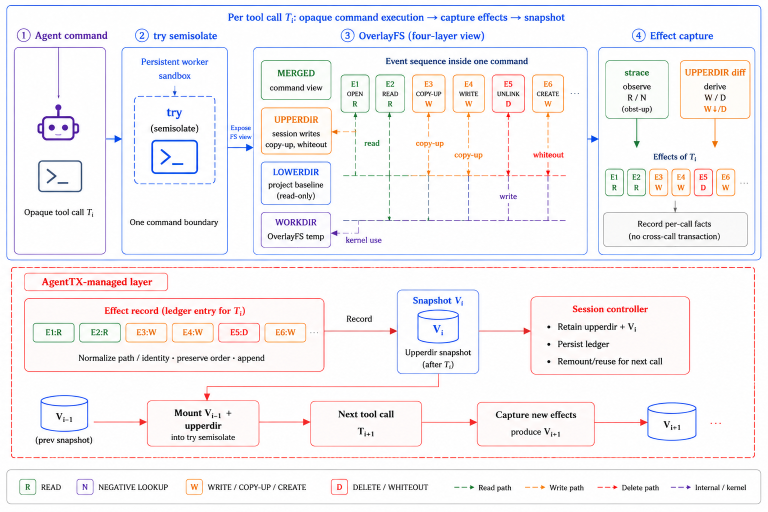
#> input picture motivation/FIG-Per-Call-Continuous-Speculation-Source.png, 1535 x 1024 px (shown at 1/2 size)
$ python recolor_paper_schematic.py
#> lines starting #> are read from the running program, lines starting #| are printed output that depends on the picture; after the words box and inside, x2 and y2 are one past the last pixel; in counts of white or black regions, pixels touching at a corner belong together
#!/usr/bin/env python3
"""Apply the paper palette to the cited per-call schematic bitmap."""

from __future__ import annotations

import shutil
from pathlib import Path

import numpy as np
from PIL import Image

from motivation.plot_paper_evaluation import COLORS


ROOT = Path(__file__).resolve().parents[1]
OUTPUT = ROOT / "paper" / "img" / "FIG-Per-Call-Continuous-Speculation.png"
SOURCE = ROOT / "motivation" / "FIG-Per-Call-Continuous-Speculation-Source.png"


def main() -> None:
    if not SOURCE.exists():
        shutil.copyfile(OUTPUT, SOURCE)
    image = Image.open(SOURCE).convert("RGB")
#> image is the input picture: PIL image 1535x1024 RGB; mean R, G, B 244.7, 242.2, 244.5
    rgb = np.asarray(image, dtype=np.float32)
    high = rgb.max(axis=2)
    low = rgb.min(axis=2)
    chroma = high - low
    saturation = chroma / np.maximum(high, 1)
    hue = np.zeros_like(high)
    nonzero = chroma > 0
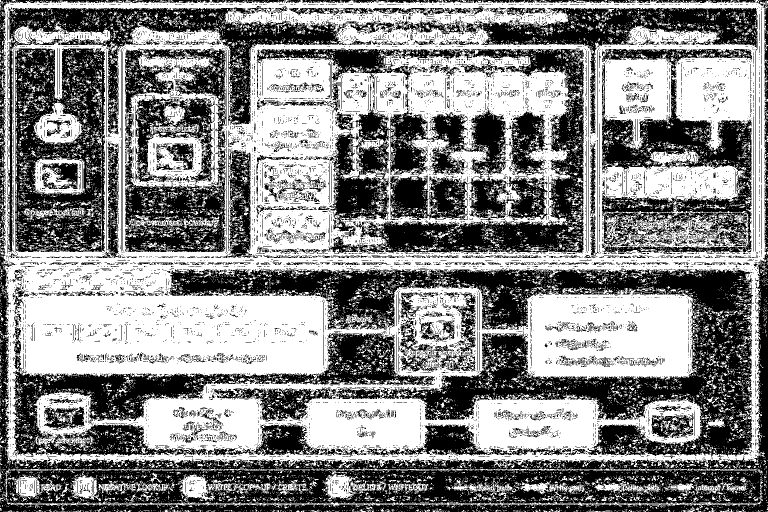
#> nonzero: shape (1024, 1535) bool (shown at 1/2 size); 52.7% white; 10692 black regions (10064 under 20 px), largest, box (x1, y1, x2, y2) and area: (339, 538, 1506, 915) 128105, (0, 410, 1535, 1024) 125592, (24, 667, 870, 913) 47636
    red = nonzero & (rgb[:, :, 0] == high)
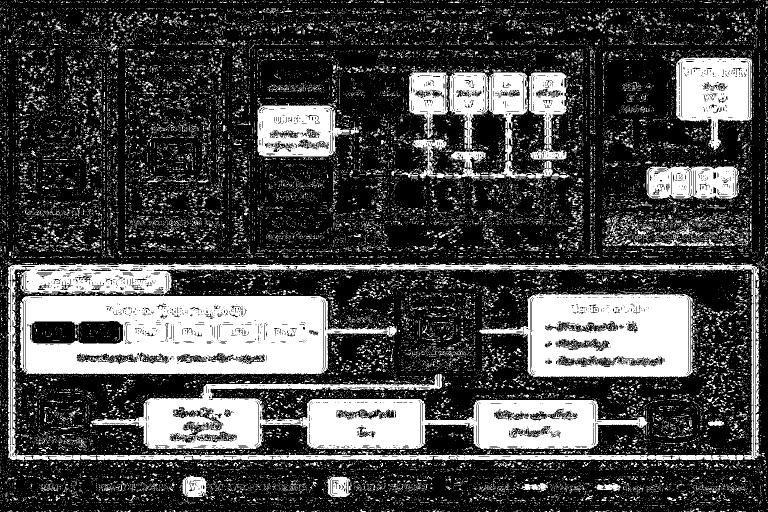
#> red: shape (1024, 1535) bool (shown at 1/2 size); 28.5% white; 29309 white regions (28242 under 20 px), largest, box (x1, y1, x2, y2) and area: (40, 586, 794, 750) 82812, (182, 748, 1295, 902) 71771, (958, 586, 1394, 756) 48729
    green = nonzero & ~red & (rgb[:, :, 1] == high)
#> green: shape (1024, 1535) bool; 8.2% white; 30630 white regions (30342 under 20 px), largest, box (x1, y1, x2, y2) and area: (1204, 115, 1343, 298) 14224, (515, 115, 668, 211) 10578, (674, 145, 819, 257) 9549
    blue = nonzero & ~red & ~green
#> blue: shape (1024, 1535) bool; 16% white; 15234 white regions (14733 under 20 px), largest, box (x1, y1, x2, y2) and area: (0, 1, 1535, 531) 121813, (788, 572, 965, 754) 13409, (452, 18, 1136, 59) 10915
    hue[red] = ((rgb[:, :, 1][red] - rgb[:, :, 2][red]) / chroma[red]) % 6
    hue[green] = (rgb[:, :, 2][green] - rgb[:, :, 0][green]) / chroma[green] + 2
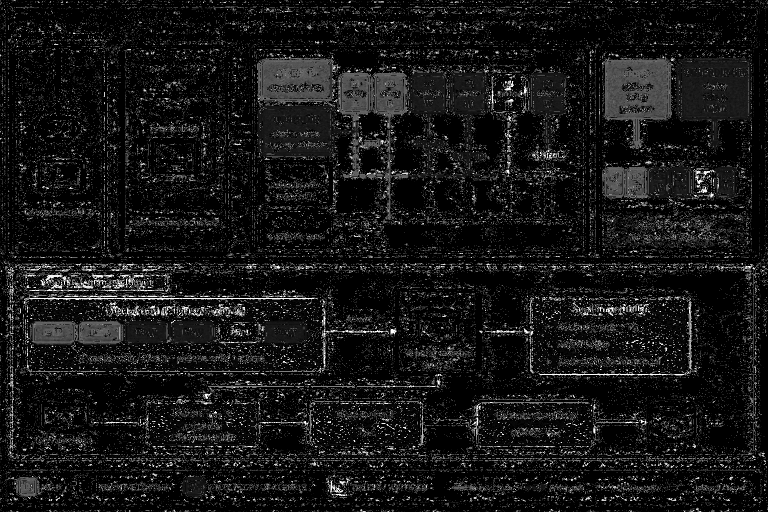
#> hue: shape (1024, 1535) float32 (shown at 1/2 size); min 0, max 6, mean 0.519; drawn with min black and max white
    hue[blue] = (rgb[:, :, 0][blue] - rgb[:, :, 1][blue]) / chroma[blue] + 4
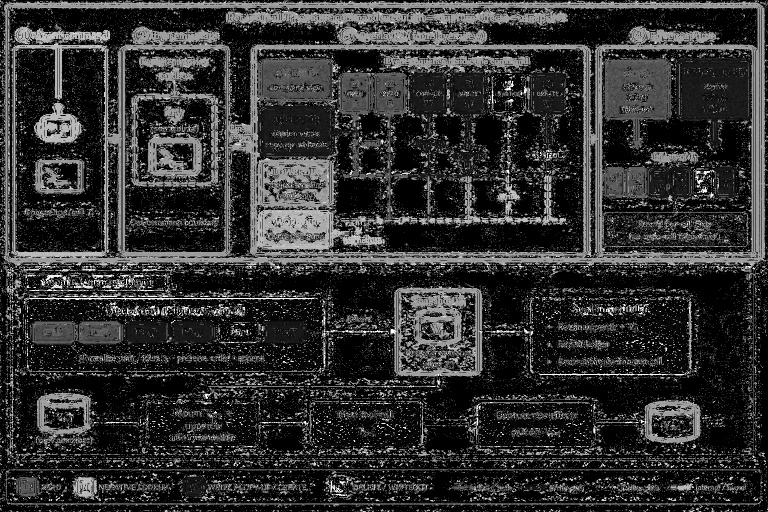
#> hue: shape (1024, 1535) float32 (shown at 1/2 size); 15.98% of pixels changed, all inside (x1, y1, x2, y2) = (0, 0, 1535, 1024); drawn with min black and max white
    hue *= 60

    mappings = (
        (((hue < 12) | (hue >= 330)), COLORS["ideal"]),
        (((hue >= 12) & (hue < 50)), COLORS["temporal"]),
        (((hue >= 50) & (hue < 190)), COLORS["whole"]),
        (((hue >= 190) & (hue < 255)), COLORS["checkpoint"]),
        (((hue >= 255) & (hue < 330)), COLORS["agenttx"]),
    )
    output = rgb.copy()
    colored = (saturation > 0.25) & (chroma > 15)
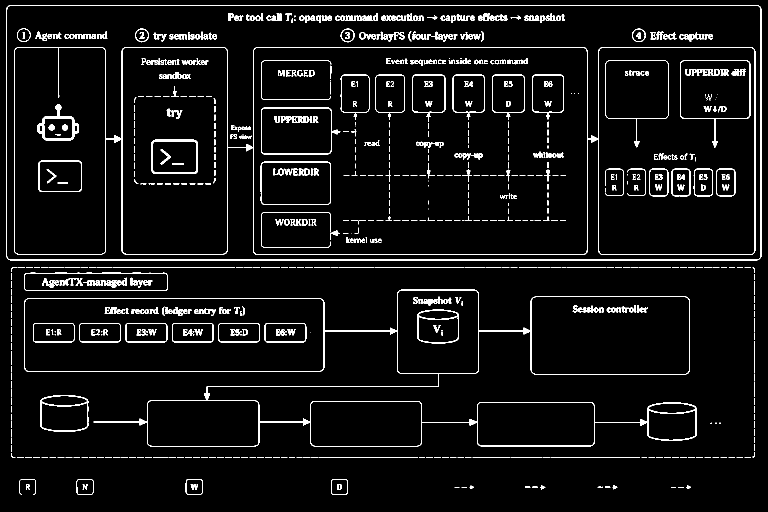
#> colored: shape (1024, 1535) bool (shown at 1/2 size); 5.2% white in thin lines or dots
    for region, hex_color in mappings:
        mask = colored & region
        target = np.array([int(hex_color[i:i + 2], 16) for i in (1, 3, 5)])
        weight = saturation[mask, None]
        output[mask] = 255 * (1 - weight) + target * weight
#> this loop made 5 passes
#> (hex_color, target) on passes 1 to 5: ('#b42318', [180, 35, 24]), ('#d97706', [217, 119, 6]), ('#16837a', [22, 131, 122]), ('#1b4f72', [27, 79, 114]), ('#694391', [105, 67, 145])
#> pass 1, in main, `mask = colored & region`:
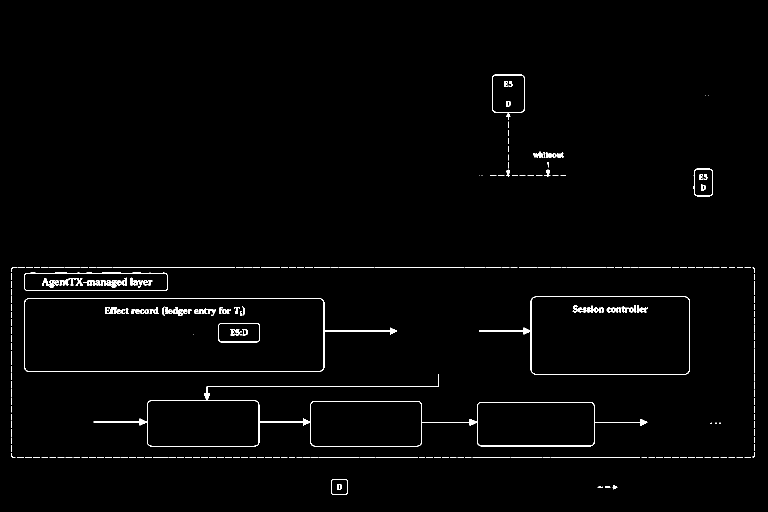
#> mask: shape (1024, 1535) bool (shown at 1/2 size); 1.5% white in thin lines or dots, all inside (x1, y1, x2, y2) = (22, 149, 1510, 990)
#> after the loop:
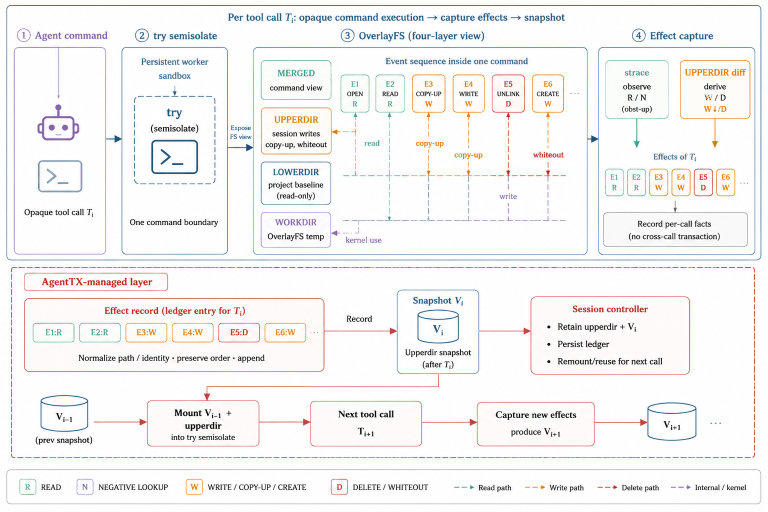
#> output: shape (1024, 1535, 3) float32 (shown at 1/2 size); mean R, G, B 246.5, 245.4, 245.5
    Image.fromarray(np.uint8(np.rint(output))).save(OUTPUT, optimize=True)


if __name__ == "__main__":
    main()

$ run again, with paper/img/FIG-AgentTX-Overview.png copied over motivation/FIG-Per-Call-Continuous-Speculation-Source.png
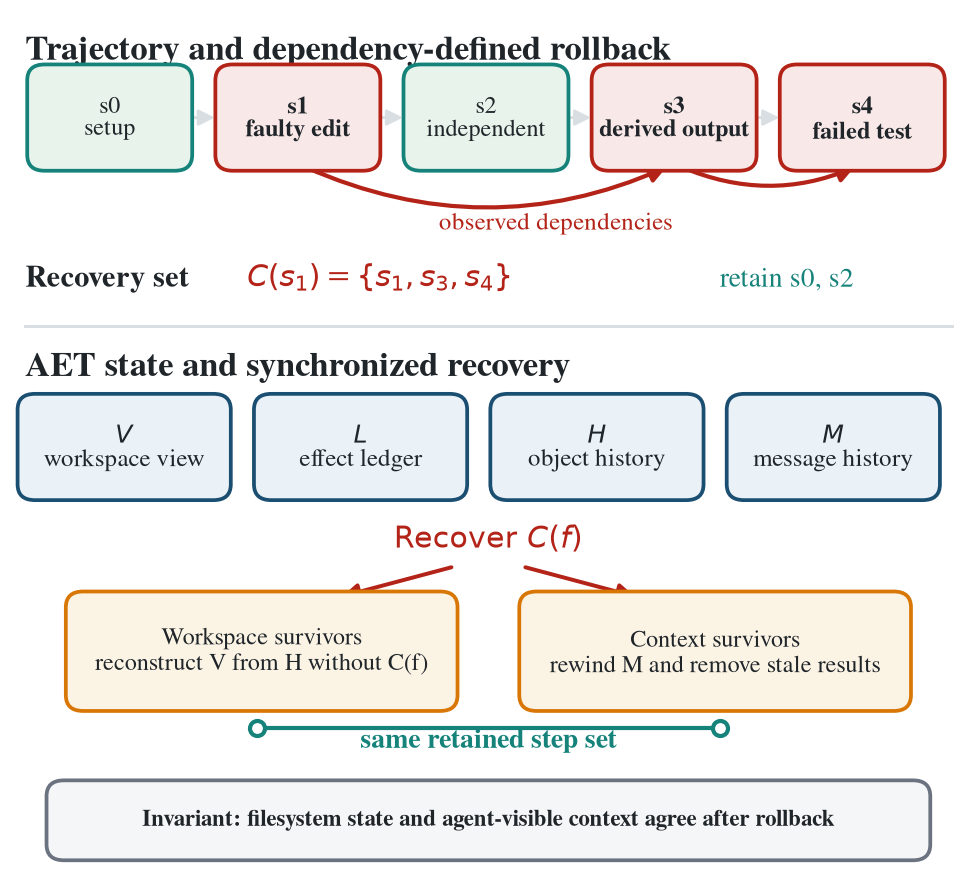
#> input picture paper/img/FIG-AgentTX-Overview.png, 976 x 890 px
#> in main, `nonzero = chroma > 0`:
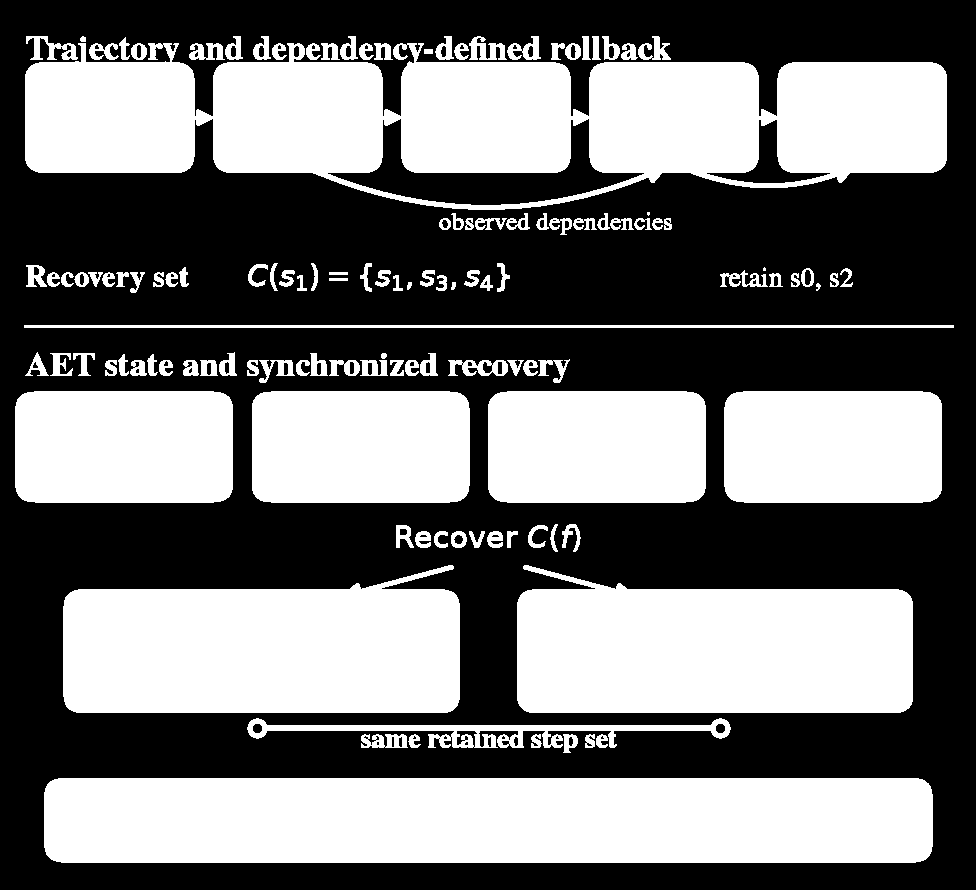
#> nonzero: shape (890, 976) bool; 45.5% white; 127 white regions (2 under 20 px), largest, box (x1, y1, x2, y2) and area: (25, 43, 947, 210) 97444, (44, 778, 933, 863) 75289, (63, 565, 460, 713) 49459
#> red: shape (890, 976) bool; 18.1% white; 44 white regions (1 under 20 px), largest, box (x1, y1, x2, y2) and area: (213, 62, 947, 210) 56320, (517, 565, 913, 713) 47791, (63, 565, 460, 713) 47704
#> green: shape (890, 976) bool; 5.2% white; 779 white regions (759 under 20 px), largest, box (x1, y1, x2, y2) and area: (25, 62, 196, 173) 18367, (401, 62, 573, 173) 18116, (247, 718, 731, 748) 4418
#> blue: shape (890, 976) bool; 22.3% white; 401 white regions (218 under 20 px), largest, box (x1, y1, x2, y2) and area: (44, 778, 933, 863) 75287, (724, 391, 942, 502) 23948, (252, 391, 470, 502) 23947
#> colored: shape (890, 976) bool; 4.6% white; 91 white regions (8 under 20 px), largest, box (x1, y1, x2, y2) and area: (213, 62, 947, 210) 8923, (64, 565, 460, 713) 4858, (517, 565, 913, 713) 4773
#> the loop in main, `for region, hex_color in mappings:` made 5 passes
#> (hex_color, target) on passes 1 to 5: ('#b42318', [180, 35, 24]), ('#d97706', [217, 119, 6]), ('#16837a', [22, 131, 122]), ('#1b4f72', [27, 79, 114]), ('#694391', [105, 67, 145])
#> after the loop in main, `for region, hex_color in mappings:`:
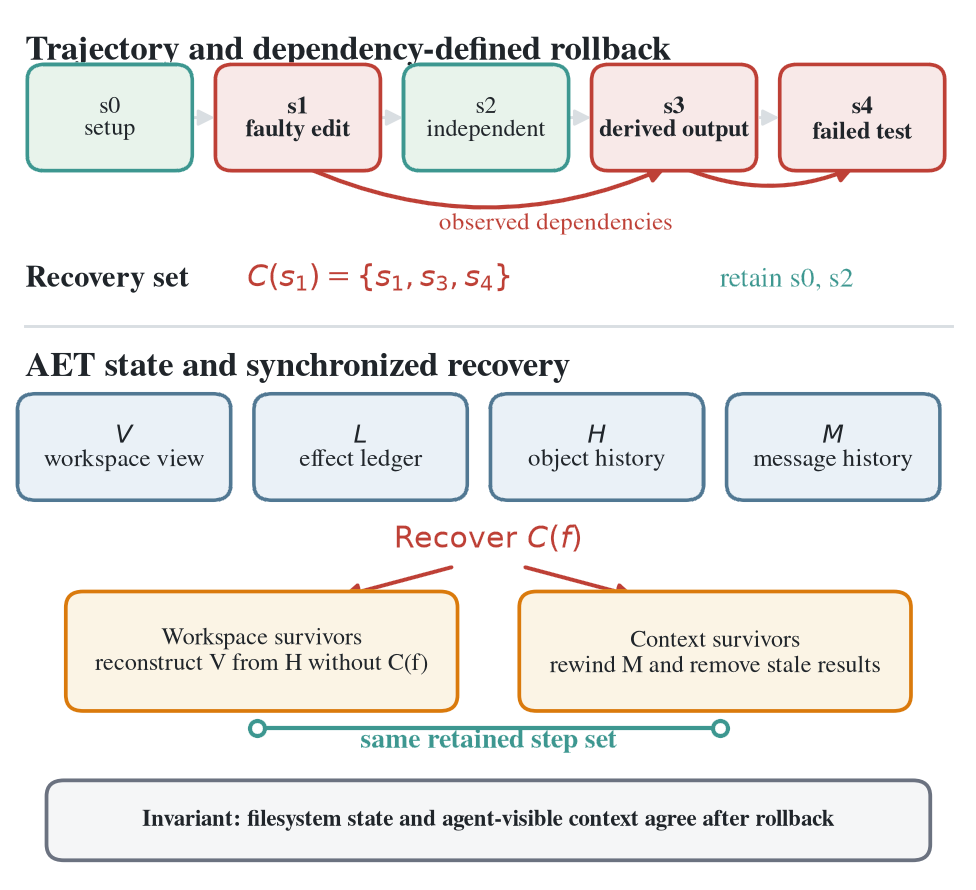
#> output: shape (890, 976, 3) float32; mean R, G, B 238.7, 236.4, 234.7

$ run again, with paper/img/FIG-Causal-Retention.png copied over motivation/FIG-Per-Call-Continuous-Speculation-Source.png
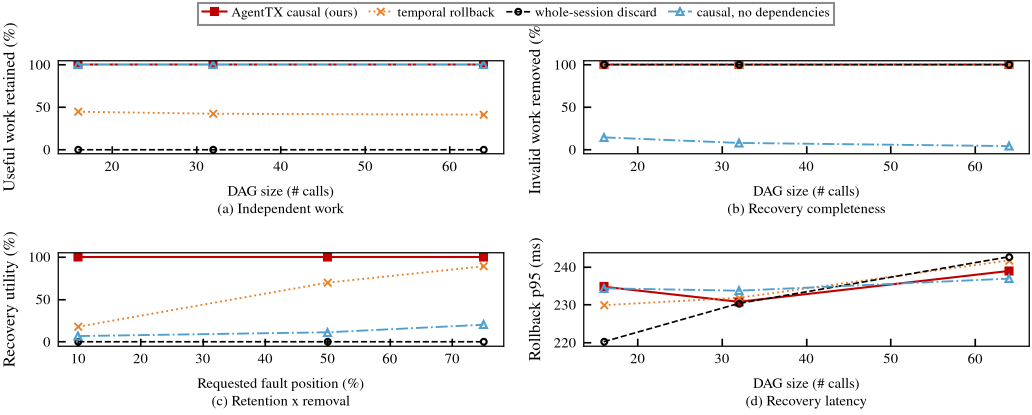
#> input picture paper/img/FIG-Causal-Retention.png, 2064 x 829 px (shown at 1/2 size)
#> in main, `nonzero = chroma > 0`:
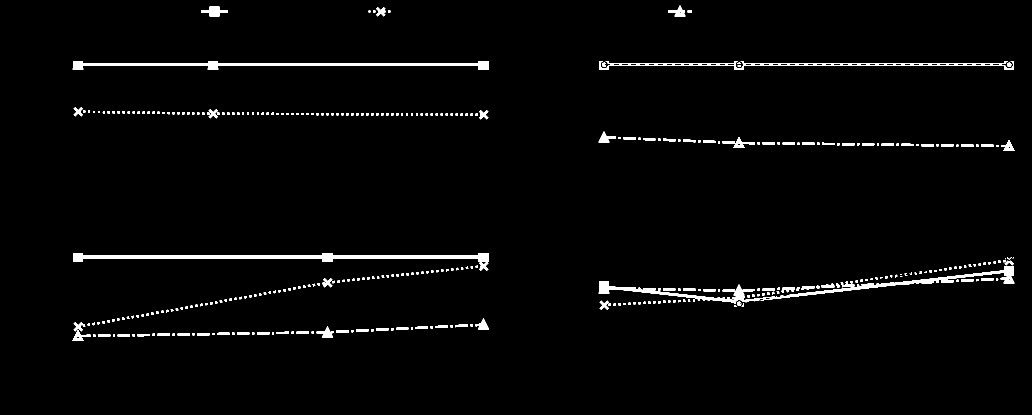
#> nonzero: shape (829, 2064) bool (shown at 1/2 size); 2.2% white; 353 white regions (35 under 20 px), largest, box (x1, y1, x2, y2) and area: (1197, 532, 2029, 608) 6389, (146, 506, 977, 542) 5905, (145, 122, 978, 139) 5658
#> red: shape (829, 2064) bool; 1.4% white; 271 white regions (44 under 20 px), largest, box (x1, y1, x2, y2) and area: (146, 506, 977, 542) 5905, (1198, 532, 2028, 608) 4557, (1198, 122, 2028, 139) 3612
#> green: shape (829, 2064) bool; 0% white in thin lines or dots, all inside (x1, y1, x2, y2) = (305, 276, 2004, 672)
#> blue: shape (829, 2064) bool; 0.79% white; 161 white regions (27 under 20 px), largest, box (x1, y1, x2, y2) and area: (1445, 274, 1510, 296) 487, (1445, 569, 1510, 591) 471, (633, 653, 668, 675) 351
#> colored: shape (829, 2064) bool; 1.6% white; 364 white regions (283 under 20 px), largest, box (x1, y1, x2, y2) and area: (1198, 533, 2028, 608) 5206, (147, 506, 976, 523) 4018, (146, 122, 977, 138) 3924
#> the loop in main, `for region, hex_color in mappings:` made 5 passes
#> (hex_color, target) on passes 1 to 5: ('#b42318', [180, 35, 24]), ('#d97706', [217, 119, 6]), ('#16837a', [22, 131, 122]), ('#1b4f72', [27, 79, 114]), ('#694391', [105, 67, 145])
#> pass 2, in main, `mask = colored & region`:
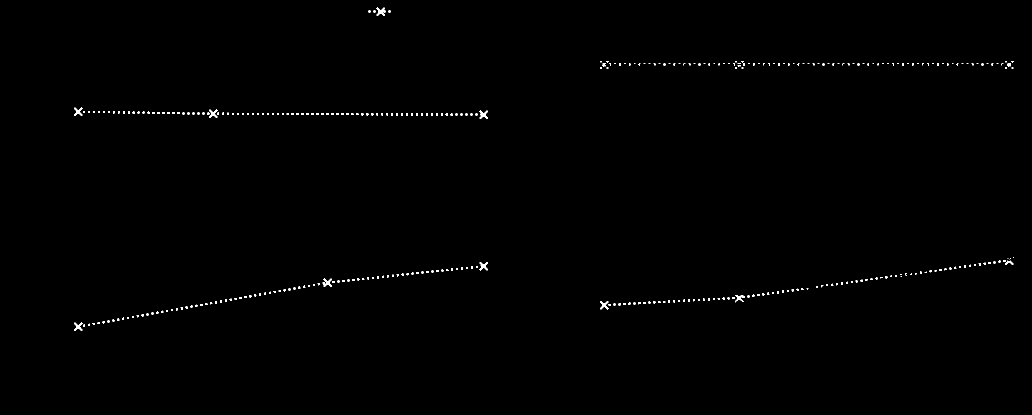
#> mask: shape (829, 2064) bool (shown at 1/2 size); 0.35% white; 350 white regions (336 under 20 px), largest, box (x1, y1, x2, y2) and area: (753, 15, 771, 32) 165, (645, 557, 664, 574) 163, (959, 221, 976, 238) 157
